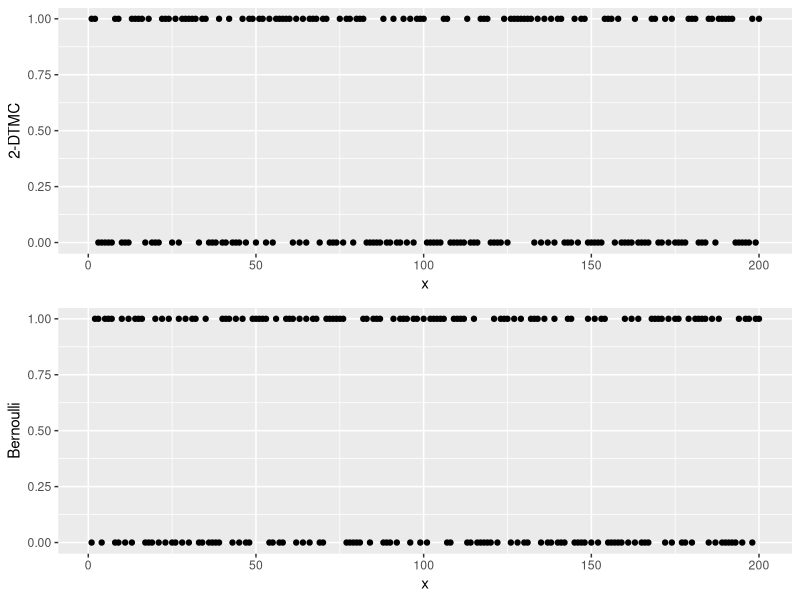
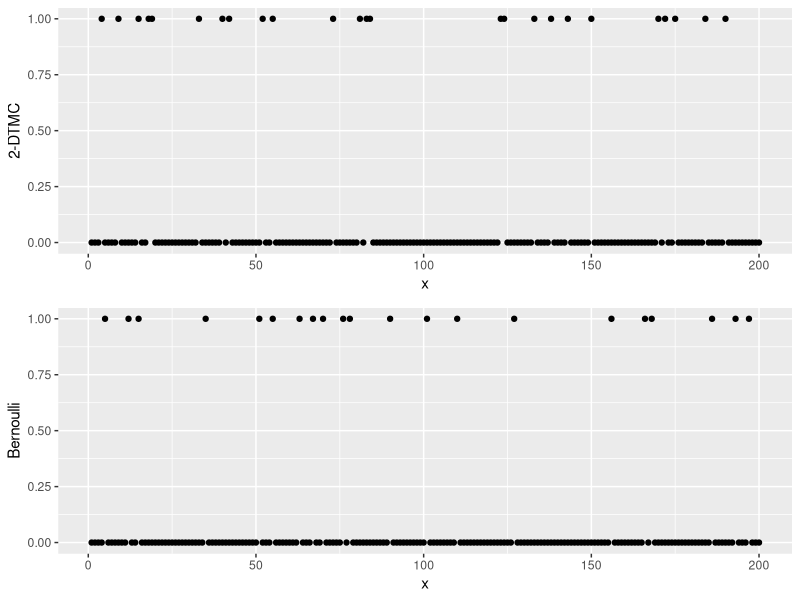
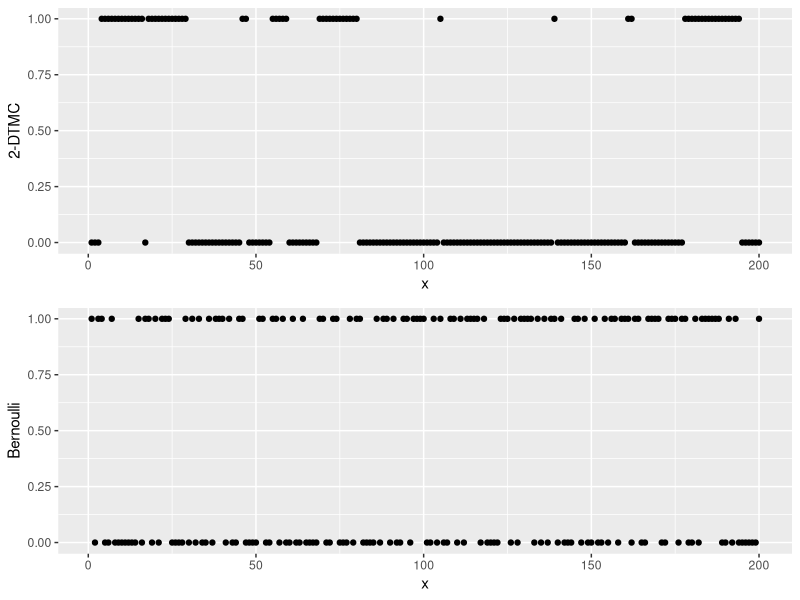
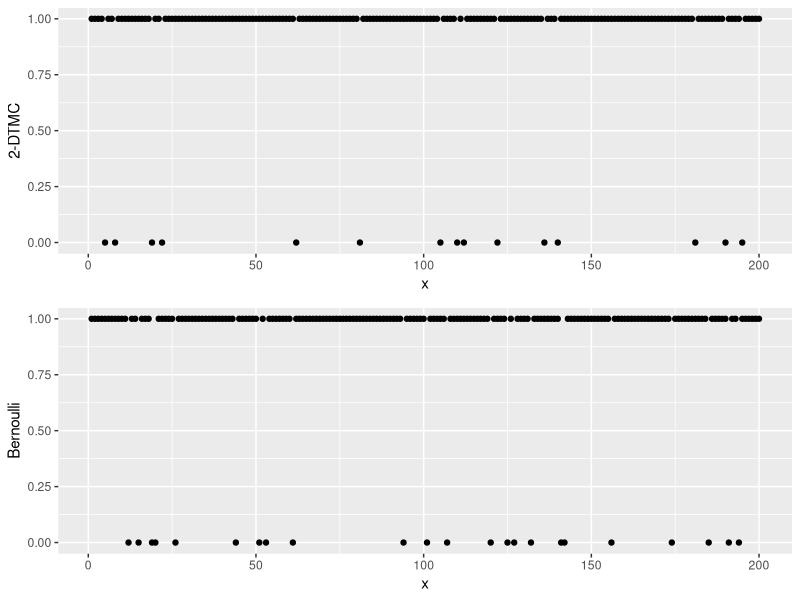

Reproduce these figures in R, in order.
library(ggplot2)
library(gridExtra)

simulate <- function(alpha, beta, output_file) {
  # 2-DTMC transition matrix
  p <- matrix(
    c(
      c(alpha, 1 - alpha),
      c(beta, 1 - beta)
    ),
    nrow = 2,
    ncol = 2,
    byrow = TRUE
  )

  # DTMC mean
  p_avg <- p[1, 2] / (1 + p[2, 1] - p[1, 1])

  points_len <- 200

  # 2-DTMC simulation
  points1 <- c()
  current_state <- 0
  for (i in 1:points_len) {
    # Extracts probability of transition to same state
    prob <- p[current_state + 1, current_state + 1]

    # Changes state if no success
    if (rbinom(1, 1, prob) == 0) {
      current_state <- (current_state + 1) %% 2
    }

    points1[length(points1) + 1] <- current_state
  }

  # Bernoulli process simulation
  points2 <- lapply(1:points_len, function(...) rbinom(1, 1, p_avg))
  points2 <- unlist(points2)

  # Organize into data frames
  data1 <- data.frame(x = seq_along(points1), y = points1)
  data2 <- data.frame(x = seq_along(points2), y = points2)

  p1 <- ggplot(data1) +
    geom_point(aes(.data$x, .data$y)) +
    scale_y_continuous("2-DTMC")
  p2 <- ggplot(data2) +
    geom_point(aes(.data$x, .data$y)) +
    scale_y_continuous("Bernoulli")
  p3 <- grid.arrange(p1, p2, ncol = 1)
  ggsave(p3, file = output_file, device = "svg")
}

set.seed(0)
pdf(NULL)
simulate(0.1, 0.1, "output/1a (α=0.1, β=0.1).svg")
simulate(0.5, 0.5, "output/1a (α=0.5, β=0.5).svg")
simulate(0.9, 0.9, "output/1a (α=0.9, β=0.9).svg")
simulate(0.9, 0.1, "output/1b (α=0.9, β=0.1).svg")
